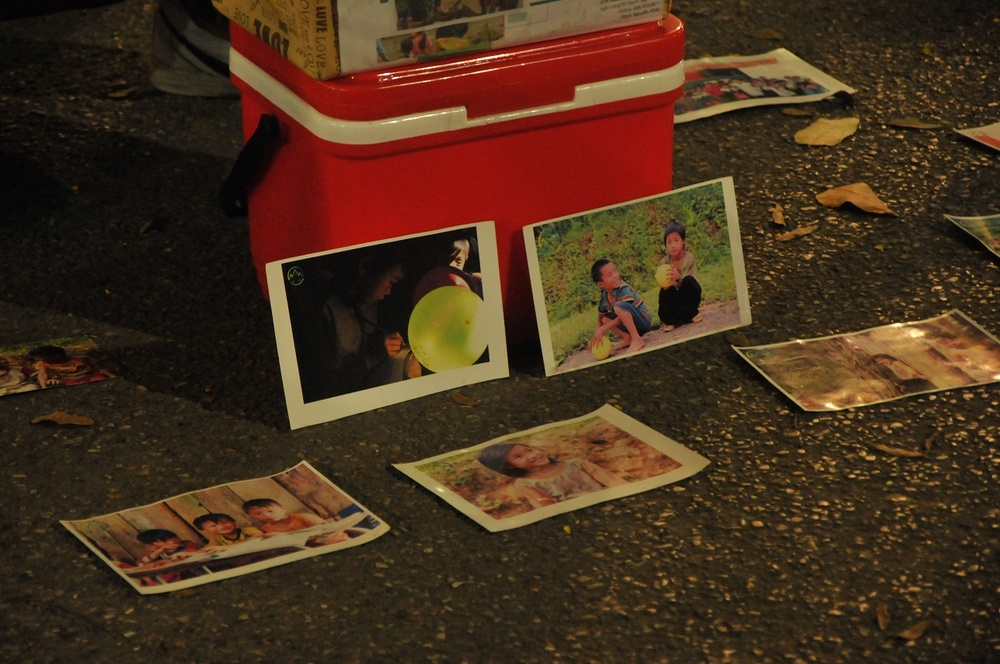
#> input picture python/image/greyWorld.jpg, 1000 x 664 px, shrunk from 1287 x 855 before the run, found by its file name
$ python greyWorld.py --input E://CVS//Project//Digital_Image_Processing//python//image//greyWorld.jpg
#> lines starting #> are read from the running program, lines starting #| are printed output that depends on the picture
#> further down, imageOriginal is the input picture: shape (664, 1000, 3); mean B, G, R 27.8, 47.6, 71.9
# Created by Cao Le Cong Minh
# Gmail: caolecongminh1997@gmail.com
# Github: https://github.com/Minh-CaoLeCong

# USAGE
# python greyWorld.py --input imagePath
# example:  python greyWorld.py --input E:\\CVS\\Project\\Digital_Image_Processing\\python\\image\\greyWorld.jpg
#           python greyWorld.py --input E:/CVS/Project/Digital_Image_Processing/python/image/greyWorld.jpg

# import the necessary packages
import argparse
import cv2
import numpy as np
import ntpath
import time
import math

def greyWorld(imageInput):
    """
    """
    # the number of possible intensity levels in the image (256 for an 8-bit image)
    L = 256

    imageOutput = np.zeros((imageInput.shape[0], imageInput.shape[1]), np.uint8)

    M = imageInput.shape[0] # height of image
#> M = 664
    N = imageInput.shape[1] # width of image
#> N = 1000

    imageInput_blueChannel, imageInput_greenChannel, imageInput_redChannel =\
        cv2.split(imageInput)
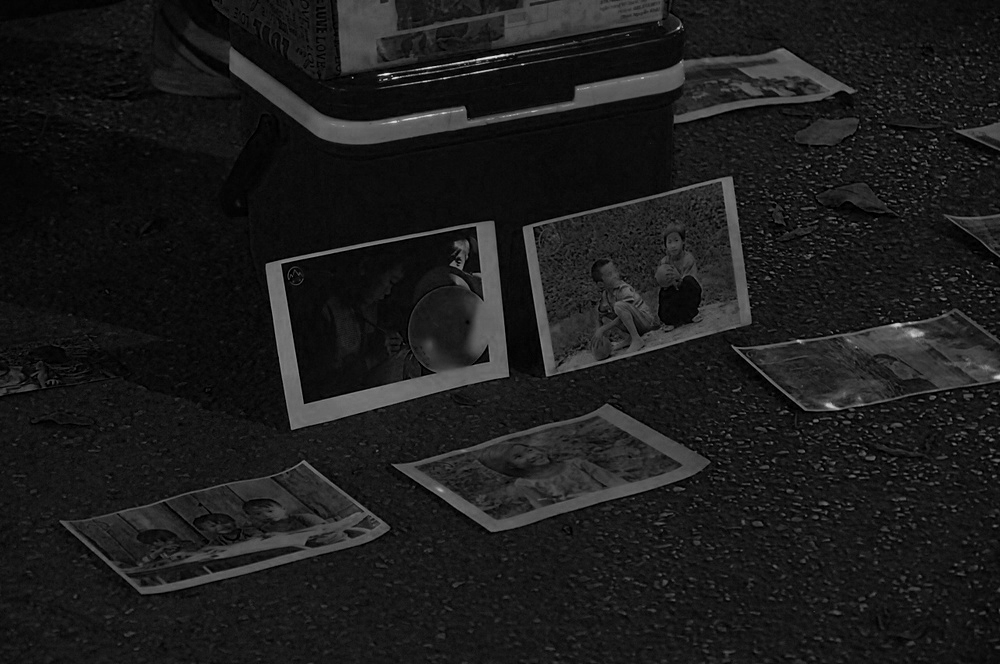
#> imageInput_blueChannel: shape (664, 1000); min 0, max 244, mean 27.8
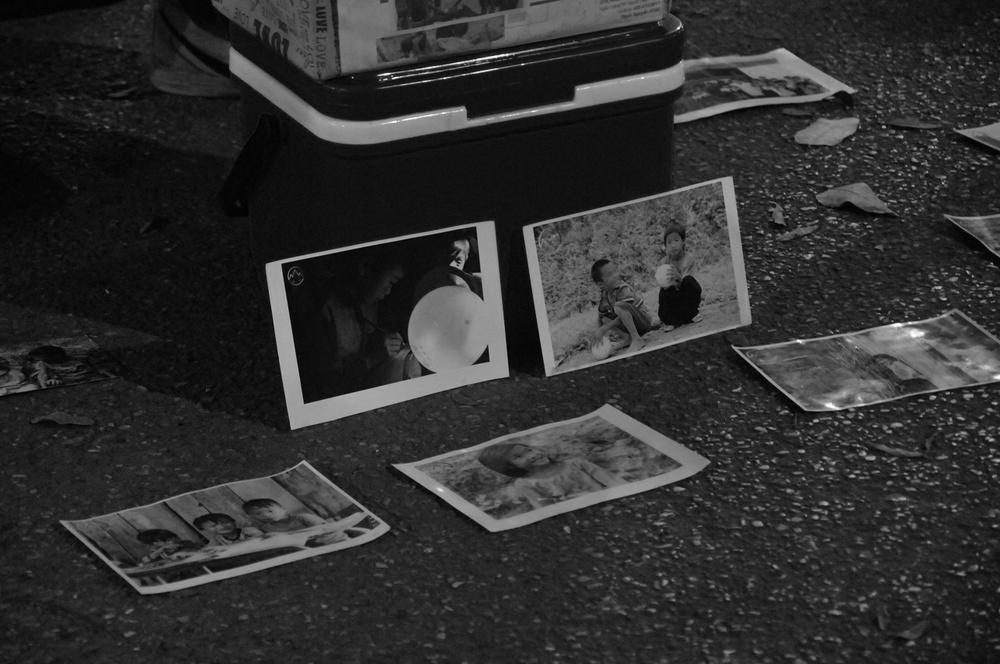
#> imageInput_greenChannel: shape (664, 1000); min 0, max 255, mean 47.6
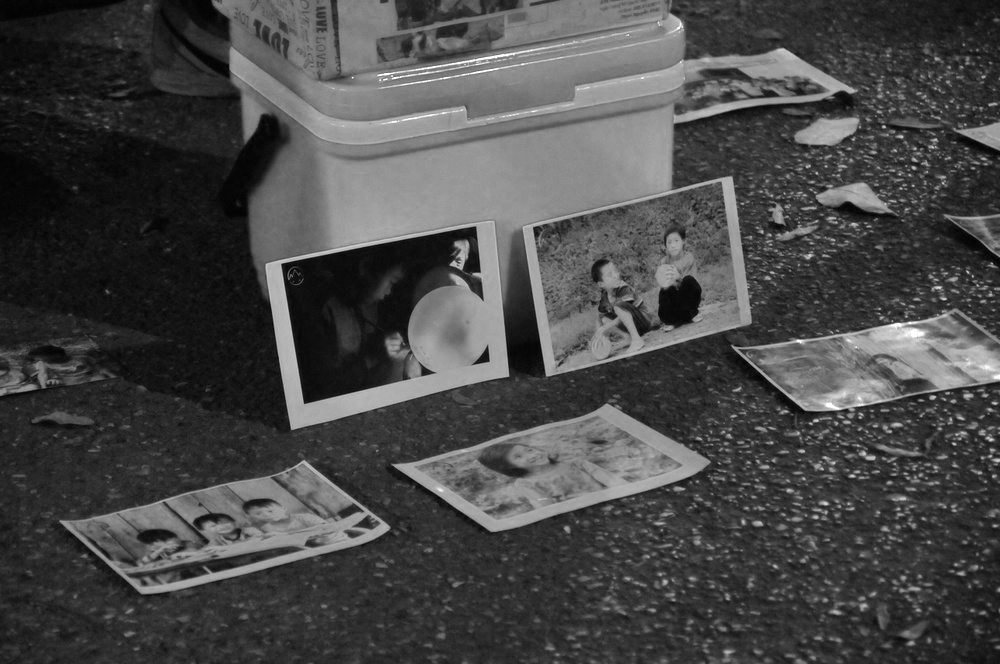
#> imageInput_redChannel: shape (664, 1000); min 0, max 255, mean 71.9

    mean_imageInput_blueChannel = cv2.mean(imageInput_blueChannel)
#> mean_imageInput_blueChannel = (27.84, 0, 0, 0)
    mean_imageInput_greenChannel = cv2.mean(imageInput_greenChannel)
#> mean_imageInput_greenChannel = (47.61, 0, 0, 0)
    mean_imageInput_redChannel = cv2.mean(imageInput_redChannel)
#> mean_imageInput_redChannel = (71.9, 0, 0, 0)

    scale = (mean_imageInput_blueChannel[0] + mean_imageInput_greenChannel[0] +\
                mean_imageInput_redChannel[0]) / 3
#> scale = 49.12

    imageInput_blueChannel = cv2.addWeighted(src1=imageInput_blueChannel,\
        alpha=(scale / mean_imageInput_blueChannel[0]), src2=0, beta=0, gamma=0)
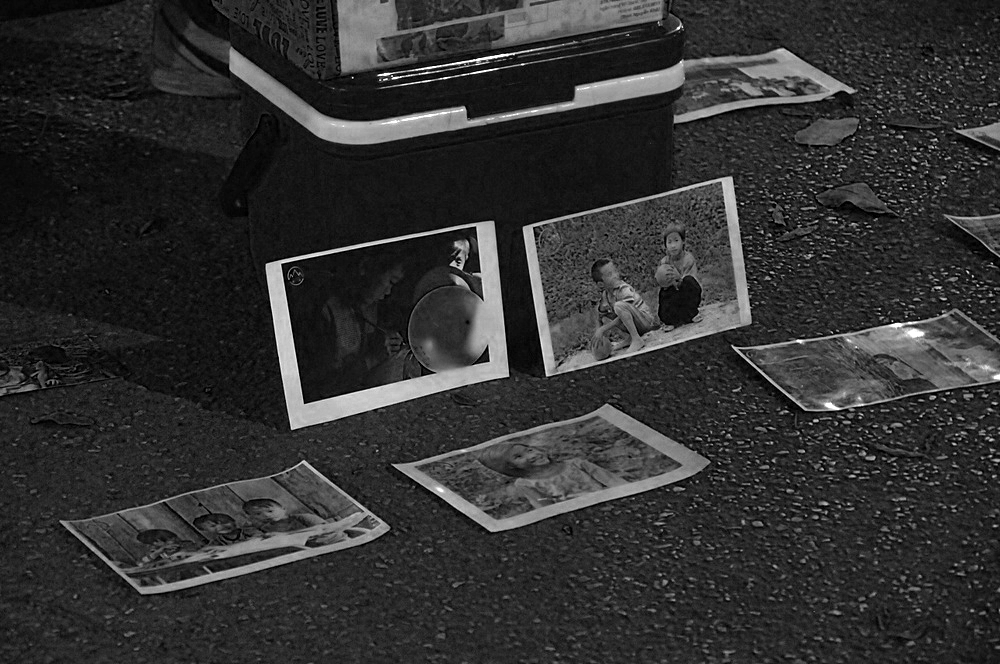
#> imageInput_blueChannel: shape (664, 1000); min 0, max 255, mean 49.1
    imageInput_greenChannel = cv2.addWeighted(src1=imageInput_greenChannel,\
        alpha=(scale / mean_imageInput_greenChannel[0]), src2=0, beta=0, gamma=0)
    imageInput_redChannel = cv2.addWeighted(src1=imageInput_redChannel,\
        alpha=(scale / mean_imageInput_redChannel[0]), src2=0, beta=0, gamma=0)
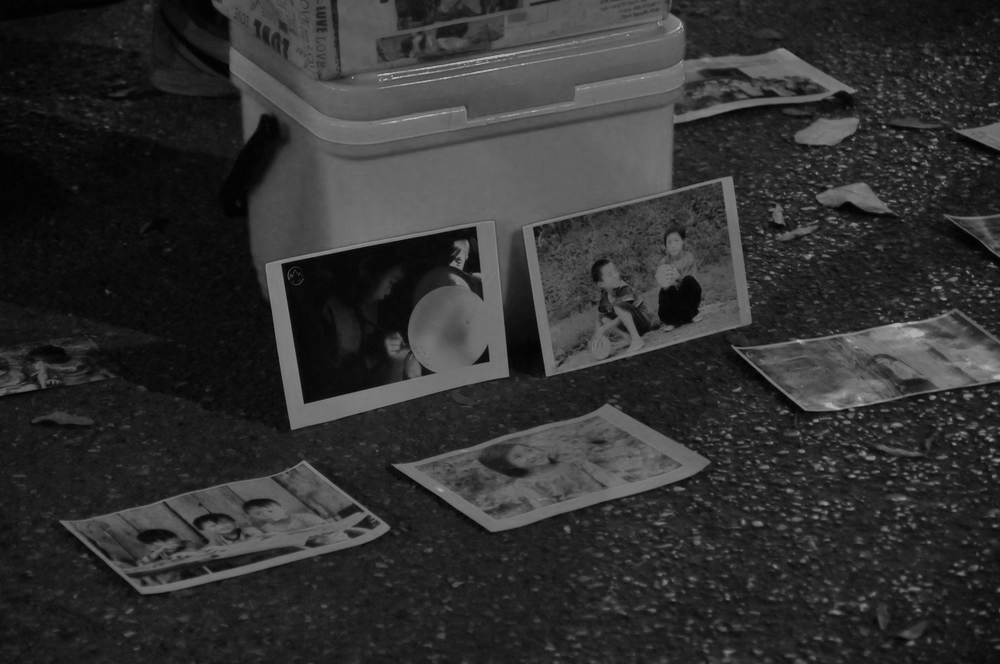
#> imageInput_redChannel: shape (664, 1000); min 0, max 174, mean 49.1

    imageOutput = cv2.merge([imageInput_blueChannel, imageInput_greenChannel,\
        imageInput_redChannel])
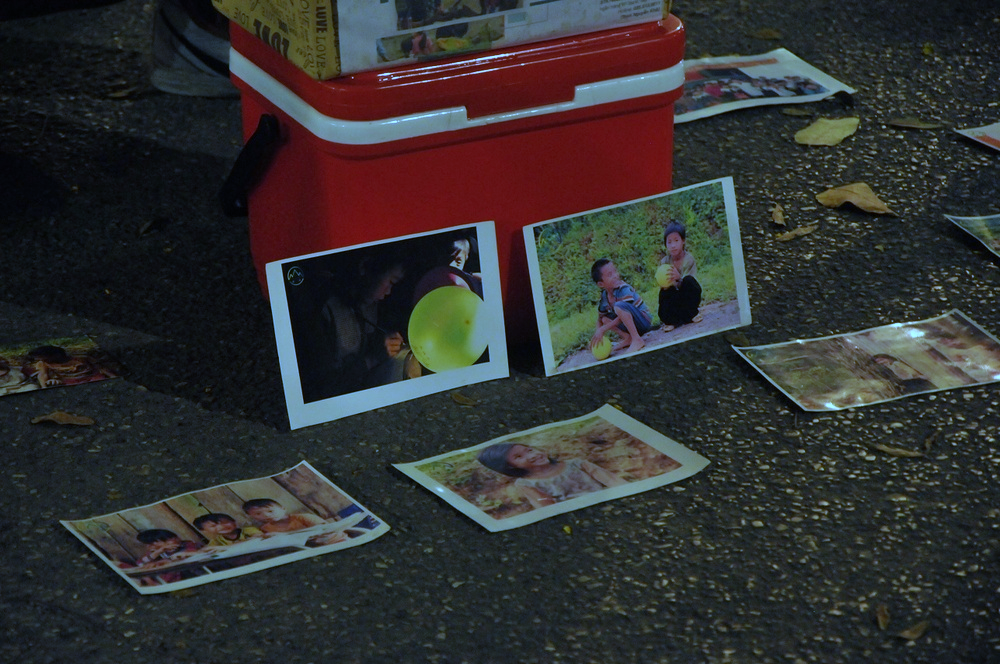
#> imageOutput: shape (664, 1000, 3); mean B, G, R 49.1, 49.1, 49.1

    return imageOutput

# construct the argument parser and parse the arguments
ap = argparse.ArgumentParser()
ap.add_argument("-i", "--input", required=True,\
    help="input image path to processing")
args = vars(ap.parse_args())

# read original image from input image path
inputImagePath = args["input"]
imageFileName = ntpath.basename(inputImagePath)
imageOriginal = cv2.imread(inputImagePath)

# display original image
cv2.imshow('original', imageOriginal)

# color balance processing
startTime = time.time()
imageGreyWorld = greyWorld(imageOriginal)
print("[INFOR]: Time execution: {}".format(time.time() - startTime))

# display color balance processing image
cv2.imshow('Color Balance', imageGreyWorld)

print("[INFOR]: Press 's' key to save result and quit")
print("[INFOR]: Press 'q' key to quit and NOT save")
key = cv2.waitKey(0) & 0xFF
#> (key Esc is pressed here)
if key == ord("s"):
    resultPath = "./output/" + "greyWorld_" + imageFileName
    cv2.imwrite(resultPath, imageGreyWorld)
